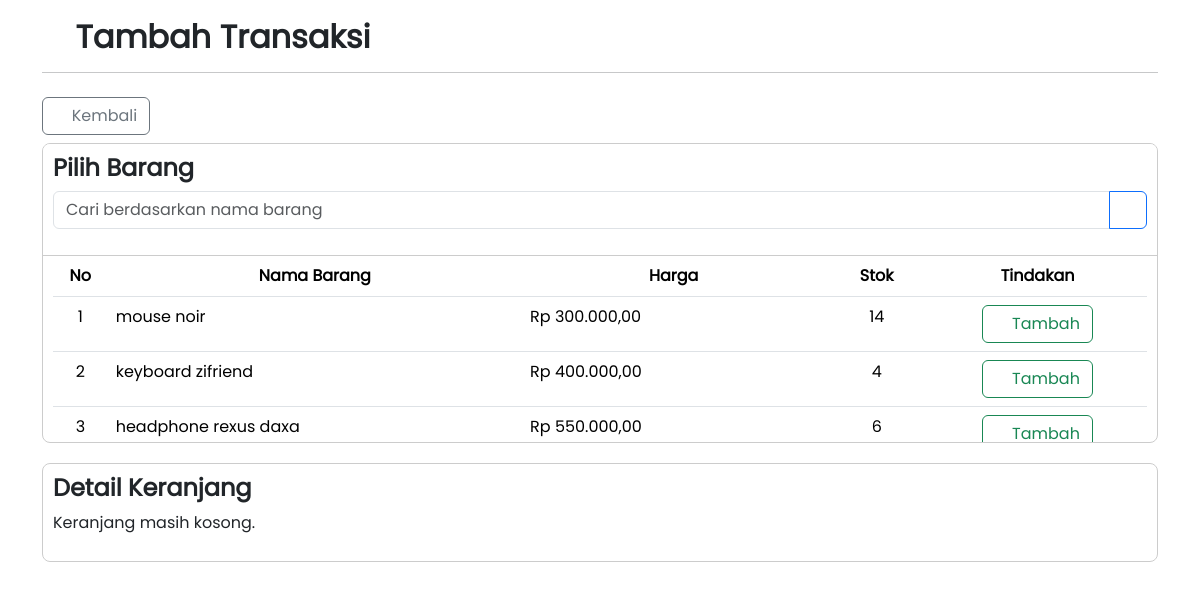
/transaksi/formTambahTransaksi.php, run on an earlier commit of the app's database.
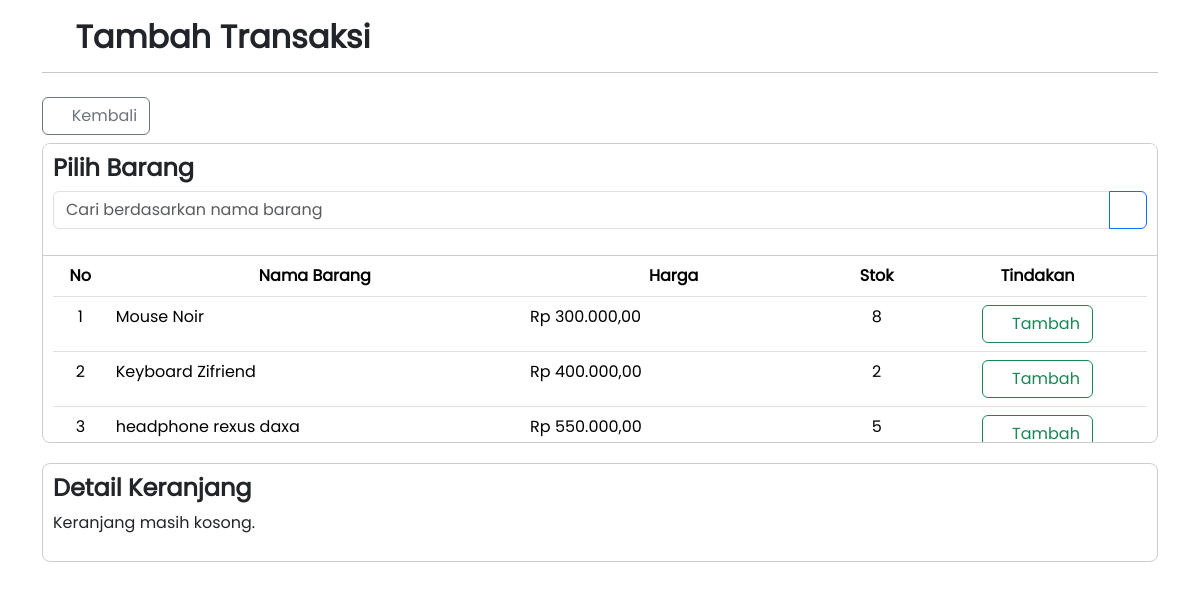
And on a later commit of the database.
### tables this page shows
CREATE TABLE `iqbal_tb_barang` (
  `iqbal_id_barang` int(11) NOT NULL,
  `iqbal_nama_barang` varchar(50) NOT NULL,
  `iqbal_harga_barang` int(11) NOT NULL,
  `iqbal_stok_barang` int(11) NOT NULL,
  `iqbal_updated_at` timestamp NOT NULL DEFAULT current_timestamp() ON UPDATE current_timestamp()
);

### transaksi/formTambahTransaksi.php (the view, shortened to what this page needs)
<?php
include '../config/db.php';
$keyword = '';
if(isset($_GET['keyword'])) {
    $keyword = $_GET['keyword'];
    $sql = "SELECT * FROM iqbal_tb_barang WHERE iqbal_nama_barang LIKE '%$keyword%'";
} else {
    $sql = "SELECT * FROM iqbal_tb_barang";
}
$result = mysqli_query($conn, $sql);
?>
<!DOCTYPE html>
<html lang="en">
<head>
    <link rel="stylesheet" href="../assets/bootstrap/css/bootstrap.min.css">
    <link rel="stylesheet" href="../assets/css/style.css">
    <link rel="stylesheet" href="../assets/icon/css/all.css">
</head>
<body class="mb-4">
<div class="container">
    <h2 class="mt-3"><i class="fa-solid fa-boxes-packing"></i> <b>Tambah Transaksi</b></h2>
    <hr>
    <a href="transaksi.php" class="btn btn-outline-secondary my-2"><i class="fa-solid fa-arrow-left"></i> Kembali</a>
    <div class="barang-container">
        <div class="fixed-header">
            <h4><b>Pilih Barang</b></h4>
            <div class="row">
                <div class="col-md-12">
                    <form action="" method="GET" class="mb-3">
                        <div class="input-group">
                            <input type="text" name="keyword" class="form-control" value="<?php echo $keyword; ?>" placeholder="Cari berdasarkan nama barang">
                            <button type="submit" class="btn btn-outline-primary"><i class="fa-solid fa-magnifying-glass"></i></button>
                        </div>
                    </form>
                </div>
            </div>
        </div>
        <table class="table table-hover">
            <tr class="text-center">
                <th class="text-center" width="5%">No</th>
                <th>Nama Barang</th>
                <th>Harga</th>
                <th>Stok</th>
                <th width="20%">Tindakan</th>
            </tr>
            <?php
            $no = 1;
            foreach ($result as $row):
            ?>
                <tr>
                    <td class="text-center"><?= $no++ ?></td>
                    <td><?= $row['iqbal_nama_barang'] ?></td>
                    <td>Rp <?= number_format($row['iqbal_harga_barang'], 2, ',', '.') ?></td>
                    <td class="text-center"><?= $row['iqbal_stok_barang']?></td>
                    <td class="text-center">
                        <form action="" method="POST">
                            <button type="submit" class="btn btn-outline-success"><i class="fa-solid fa-basket-shopping"></i> Tambah</button>
                        </form>
                    </td>
                </tr>
            <?php endforeach; ?>
        </table>
    </div>
    <form action="tambahTransaksi.php" method="POST">
        <div class="keranjang-container">
            <h4><b>Detail Keranjang</b></h4>
            <?php if(isset($_SESSION['keranjang']) && count($_SESSION['keranjang']) > 0): ?>
                <table class="table table-hover">
                    <tr>
                        <th>Nama Barang</th>
                        <th>Harga</th>
                        <th>Qty</th>
                        <th>Subtotal</th>
                        <th>Aksi</th>
                    </tr>
                    <?php
                    $total = 0;
                    foreach ($_SESSION['keranjang'] as $item):
                        $subtotal = $item['harga'] * $item['qty'];
                        $total += $subtotal;
                    ?>
                        <tr>
                            <td><?= $item['nama'] ?></td>
                            <td>Rp <?= number_format($item['harga'], 2, ',', '.') ?></td>
                            <td><?= $item['qty'] ?></td>
                            <td>Rp <?= number_format($subtotal, 2, ',', '.') ?></td>
                            <td>
                                <a href="?hapus=<?= $item['id'] ?>" class="btn btn-outline-danger btn-sm"><i class="fa-solid fa-delete-left"></i> Hapus</a>
                            </td>
                        </tr>
                    <?php endforeach; ?>
                    <tr>
                        <td colspan="3"><b>Total</b></td>
                        <td colspan="2"><b>Rp <?= number_format($total, 2, ',', '.') ?></b></td>
                    </tr>
                </table>
                <a href="?clear" class="btn btn-outline-danger" onclick="return confirm('Apakah anda yakin akan mengosongkan keranjang?')"><i class="fa-solid fa-eraser"></i> Clear Keranjang</a>
                <button type="submit" class="btn btn-outline-success float-end" onclick="return confirm('Apakah Anda yakin ingin melanjutkan proses checkout? Semua barang yang telah dimasukkan ke dalam keranjang akan dibeli.')"><i class="fa-solid fa-cart-plus"></i> Checkout</button>
            <?php else: ?>
                <p>Keranjang masih kosong.</p>
            <?php endif; ?>
        </div>
    </form>
</div>
</body>
</html>

What changed in the data, as far as the page shows it:
changed iqbal_tb_barang: iqbal_nama_barang "mouse noir" → "Mouse Noir"; iqbal_stok_barang "14" → "8"
changed iqbal_tb_barang: iqbal_nama_barang "keyboard zifriend" → "Keyboard Zifriend"; iqbal_stok_barang "4" → "2"
changed iqbal_tb_barang "headphone rexus daxa": iqbal_stok_barang "6" → "5"
